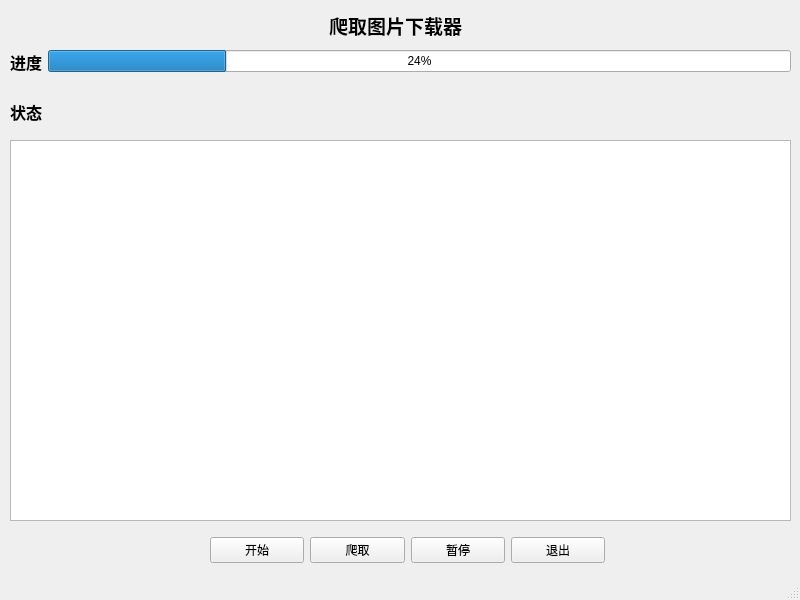
<?xml version="1.0" encoding="UTF-8"?>
<ui version="4.0">
 <class>MainWindow</class>
 <widget class="QMainWindow" name="MainWindow">
  <property name="geometry">
   <rect>
    <x>0</x>
    <y>0</y>
    <width>800</width>
    <height>600</height>
   </rect>
  </property>
  <property name="sizePolicy">
   <sizepolicy hsizetype="Preferred" vsizetype="MinimumExpanding">
    <horstretch>0</horstretch>
    <verstretch>0</verstretch>
   </sizepolicy>
  </property>
  <property name="minimumSize">
   <size>
    <width>800</width>
    <height>600</height>
   </size>
  </property>
  <property name="maximumSize">
   <size>
    <width>800</width>
    <height>600</height>
   </size>
  </property>
  <property name="baseSize">
   <size>
    <width>800</width>
    <height>600</height>
   </size>
  </property>
  <property name="windowTitle">
   <string>MainWindow</string>
  </property>
  <widget class="QWidget" name="centralwidget">
   <widget class="QLabel" name="label">
    <property name="geometry">
     <rect>
      <x>310</x>
      <y>10</y>
      <width>171</width>
      <height>31</height>
     </rect>
    </property>
    <property name="text">
     <string>&lt;html&gt;&lt;head/&gt;&lt;body&gt;&lt;p&gt;&lt;span style=&quot; font-size:14pt; font-weight:600;&quot;&gt;爬取图片下载器&lt;/span&gt;&lt;/p&gt;&lt;/body&gt;&lt;/html&gt;</string>
    </property>
    <property name="textFormat">
     <enum>Qt::AutoText</enum>
    </property>
    <property name="alignment">
     <set>Qt::AlignCenter</set>
    </property>
    <property name="textInteractionFlags">
     <set>Qt::TextBrowserInteraction</set>
    </property>
   </widget>
   <widget class="QWidget" name="formLayoutWidget_2">
    <property name="geometry">
     <rect>
      <x>10</x>
      <y>100</y>
      <width>781</width>
      <height>31</height>
     </rect>
    </property>
    <layout class="QFormLayout" name="formLayout_2">
     <item row="0" column="0">
      <widget class="QLabel" name="label_3">
       <property name="text">
        <string>&lt;html&gt;&lt;head/&gt;&lt;body&gt;&lt;p&gt;&lt;span style=&quot; font-size:12pt; font-weight:600;&quot;&gt;状态&lt;/span&gt;&lt;/p&gt;&lt;/body&gt;&lt;/html&gt;</string>
       </property>
      </widget>
     </item>
     <item row="0" column="1">
      <widget class="QLabel" name="label_4">
       <property name="text">
        <string/>
       </property>
      </widget>
     </item>
    </layout>
   </widget>
   <widget class="QWidget" name="formLayoutWidget">
    <property name="geometry">
     <rect>
      <x>10</x>
      <y>50</y>
      <width>781</width>
      <height>31</height>
     </rect>
    </property>
    <layout class="QFormLayout" name="formLayout">
     <item row="0" column="1">
      <widget class="QProgressBar" name="progressBar">
       <property name="value">
        <number>24</number>
       </property>
      </widget>
     </item>
     <item row="0" column="0">
      <widget class="QLabel" name="label_2">
       <property name="text">
        <string>&lt;html&gt;&lt;head/&gt;&lt;body&gt;&lt;p&gt;&lt;span style=&quot; font-size:12pt; font-weight:600;&quot;&gt;进度&lt;/span&gt;&lt;/p&gt;&lt;/body&gt;&lt;/html&gt;</string>
       </property>
       <property name="alignment">
        <set>Qt::AlignCenter</set>
       </property>
      </widget>
     </item>
    </layout>
   </widget>
   <widget class="QWidget" name="horizontalLayoutWidget">
    <property name="geometry">
     <rect>
      <x>210</x>
      <y>530</y>
      <width>395</width>
      <height>41</height>
     </rect>
    </property>
    <layout class="QHBoxLayout" name="horizontalLayout">
     <item>
      <widget class="QPushButton" name="pushButton_2">
       <property name="text">
        <string>开始</string>
       </property>
      </widget>
     </item>
     <item>
      <widget class="QPushButton" name="pushButton">
       <property name="text">
        <string>爬取</string>
       </property>
      </widget>
     </item>
     <item>
      <widget class="QPushButton" name="pushButton_3">
       <property name="text">
        <string>暂停</string>
       </property>
      </widget>
     </item>
     <item>
      <widget class="QPushButton" name="pushButton_4">
       <property name="text">
        <string>退出</string>
       </property>
      </widget>
     </item>
    </layout>
   </widget>
   <widget class="QTextEdit" name="textEdit">
    <property name="geometry">
     <rect>
      <x>10</x>
      <y>140</y>
      <width>781</width>
      <height>381</height>
     </rect>
    </property>
   </widget>
  </widget>
  <widget class="QStatusBar" name="statusbar"/>
 </widget>
 <resources/>
 <connections/>
</ui>
